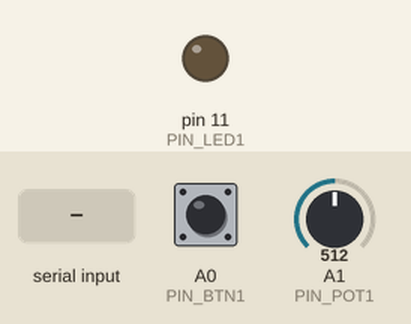
Bench run of a sketch on a simulated Arduino Leonardo, built with avr-gcc and run on an emulated ATmega32U4. On the bench: output pins drawn as LEDs (lit = HIGH). The test bench sets the inputs (shaded band); at power-on: A0 (PIN_BTN1) LOW, A1 (PIN_POT1) = 512.

Above: at 1.2 s.
1.3 s: "1" received over the second serial link
At 2.5 s:
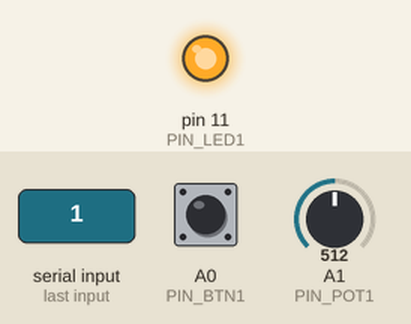
2.8 s: "0" received over the second serial link
At 4.1 s:
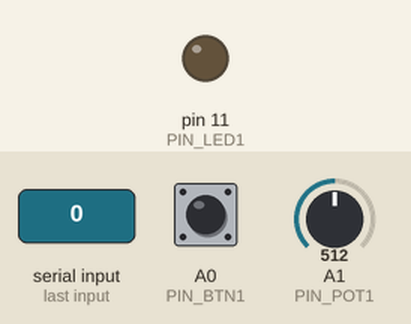
Timing chart, 0 to 5.8 s (numbered marks = the images above; inputs shaded):
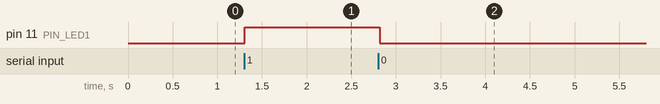

Measured:
- after the input at 1.3 s, pin 11 (PIN_LED1): LOW → HIGH at once
- after the input at 2.8 s, pin 11 (PIN_LED1): HIGH → LOW at once

The sketch:

tutorial3.ino
```cpp
#include <stdlib.h> // for abs()

// hardware pins
static const int PIN_LED1 = 11;
static const int PIN_BTN1 = A0;
static const int PIN_POT1 = A1;

// For the Yun, you have to choose which
// serial port to connect to.
// Uncomment the line below to use
// serial-over-USB to your computer
// #define USE_SERIAL_OVER_USB 1

#ifdef USE_SERIAL_OVER_USB
    // Serial connects to USB-over-Serial
    Serial_* serial = &Serial;
#else
    // Serial1 connects to the MCU with the CPU ..
    HardwareSerial* serial = &Serial1;
#endif


void setup() {
    // setup hardware pin modes
    pinMode(PIN_LED1, OUTPUT);
    pinMode(PIN_BTN1, INPUT);
    pinMode(PIN_POT1, INPUT);

    // setup serial communication
    serial->begin(115200);
}

int last_btn1 = -1;
int last_pot1 = -1;

void loop() {
    // read sensors values
    int btn1 = digitalRead(PIN_BTN1);
    int pot1 = analogRead(PIN_POT1);

    // check for changed values
    bool changed = false;

    if (last_btn1 < 0 || btn1 != last_btn1) {
        last_btn1 = btn1;
        changed = true;
    }

    if (last_pot1 < 0 || abs(pot1 - last_pot1) > 1) {
        last_pot1 = pot1;
        changed = true;
    }

    // forward changed values over serial
    if (changed) {
        serial->print(btn1);
        serial->print(",");
        serial->print(pot1);
        serial->println();
    }

    // read commands from serial ..
    while (serial->available()) {

        // .. and turn on/off LED based on command received
        int value = serial->read();
        if (value == '0') {
            digitalWrite(PIN_LED1, LOW);
        } else if (value == '1') {
            digitalWrite(PIN_LED1, HIGH);
        }
    }

    // rate limiting
    delay(20);
}
```
